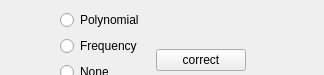
      <widget class="QWidget" name="LightWidget">
       <property name="geometry">
        <rect>
         <x>0</x>
         <y>0</y>
         <width>324</width>
         <height>75</height>
        </rect>
       </property>
       <property name="toolTip">
        <string>&lt;html&gt;&lt;head/&gt;&lt;body&gt;&lt;p&gt;&lt;span style=&quot; font-style:italic;&quot;&gt;Light correction parameters&lt;/span&gt;&lt;/p&gt;&lt;/body&gt;&lt;/html&gt;</string>
       </property>
       <attribute name="label">
        <string>Light derive correction</string>
       </attribute>
       <widget class="QWidget" name="">
        <property name="geometry">
         <rect>
          <x>60</x>
          <y>10</y>
          <width>186</width>
          <height>100</height>
         </rect>
        </property>
        <layout class="QHBoxLayout" name="horizontalLayout_3">
         <item>
          <layout class="QFormLayout" name="formLayout">
           <item row="0" column="0">
            <widget class="QRadioButton" name="PolRButton">
             <property name="text">
              <string>Polynomial</string>
             </property>
            </widget>
           </item>
           <item row="1" column="0">
            <widget class="QRadioButton" name="FreqRButton">
             <property name="text">
              <string>Frequency</string>
             </property>
            </widget>
           </item>
           <item row="2" column="0">
            <widget class="QRadioButton" name="NoneRButton">
             <property name="text">
              <string>None</string>
             </property>
            </widget>
           </item>
          </layout>
         </item>
         <item>
          <widget class="QPushButton" name="CorrectButton">
           <property name="text">
            <string>correct</string>
           </property>
          </widget>
         </item>
        </layout>
       </widget>
      </widget>
